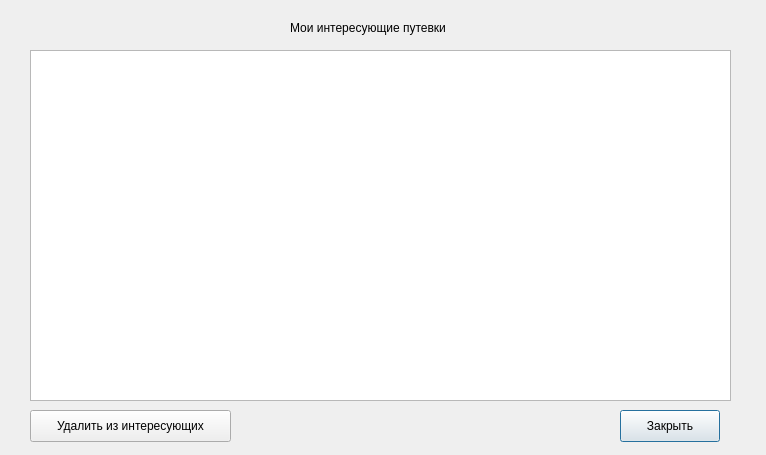
<?xml version="1.0" encoding="UTF-8"?>
<ui version="4.0">
 <class>InterestedPackagesWindow</class>
 <widget class="QDialog" name="InterestedPackagesWindow">
  <property name="geometry">
   <rect>
    <x>0</x>
    <y>0</y>
    <width>766</width>
    <height>455</height>
   </rect>
  </property>
  <property name="windowTitle">
   <string>Dialog</string>
  </property>
  <widget class="QLabel" name="label">
   <property name="geometry">
    <rect>
     <x>290</x>
     <y>20</y>
     <width>181</width>
     <height>16</height>
    </rect>
   </property>
   <property name="text">
    <string>Мои интересующие путевки</string>
   </property>
  </widget>
  <widget class="QTableView" name="interestedPackagesTableView">
   <property name="geometry">
    <rect>
     <x>30</x>
     <y>50</y>
     <width>701</width>
     <height>351</height>
    </rect>
   </property>
  </widget>
  <widget class="QPushButton" name="closeButton">
   <property name="geometry">
    <rect>
     <x>620</x>
     <y>410</y>
     <width>100</width>
     <height>32</height>
    </rect>
   </property>
   <property name="text">
    <string>Закрыть</string>
   </property>
  </widget>
  <widget class="QPushButton" name="removeButton">
   <property name="geometry">
    <rect>
     <x>30</x>
     <y>410</y>
     <width>201</width>
     <height>32</height>
    </rect>
   </property>
   <property name="text">
    <string>Удалить из интересующих</string>
   </property>
  </widget>
 </widget>
 <resources/>
 <connections/>
</ui>
